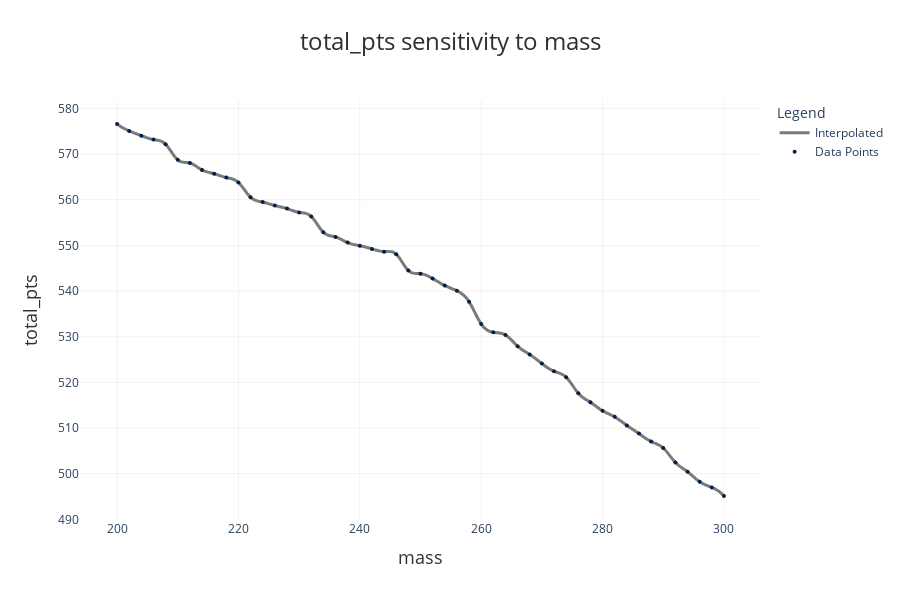

Notebook cell for this chart:
### Markdown cell above
Calling .sweep() on the Sweeper class object returns a SweepResults object. We can produce graphs with this SweepResults object. By default, the y-variable in the graph is the total number of points earned in a competition. Optionally, we can also choose to graph other y-variables such as event times and event points by passing arguments like y_var="accel_pts" (indicating Accel event points) or y_var="endurance_t" (indicating time taken to complete Endurance event).

### Code cell
mass_results.plot()

### Figure 1 — Plotly figure (JSON) as saved in the notebook; plotly's stock layout.template omitted (floating-point values rounded to 4 significant figures; data arrays with more than 128 entries replaced by an {"elided": "..."} marker saying what was removed)
{"data": [{"hovertemplate": "mass: %{x}<br>total_pts: %{y:.2f}<extra></extra>", "line": {"color": "#7B7B78", "shape": "spline", "width": 3}, "mode": "lines", "name": "Interpolated", "type": "scatter", "x": {"elided": "255 float values"}, "y": {"elided": "255 float values"}}, {"hoverinfo": "none", "marker": {"color": "#00204D", "size": 4}, "mode": "markers", "name": "Data Points", "type": "scatter", "x": [200.0, 202.0, 204.0, 206.0, 208.0, 210.0, 212.0, 214.0, 216.0, 218.0, 220.0, 222.0, 224.0, 226.0, 228.0, 230.0, 232.0, 234.0, 236.0, 238.0, 240.0, 242.0, 244.0, 246.0, 248.0, 250.0, 252.0, 254.0, 256.0, 258.0, 260.0, 262.0, 264.0, 266.0, 268.0, 270.0, 272.0, 274.0, 276.0, 278.0, 280.0, 282.0, 284.0, 286.0, 288.0, 290.0, 292.0, 294.0, 296.0, 298.0, 300.0], "y": [576.6, 575.1, 574.0, 573.2, 572.1, 568.7, 568.0, 566.5, 565.7, 564.9, 563.8, 560.5, 559.5, 558.7, 558.1, 557.2, 556.3, 552.9, 551.8, 550.6, 549.9, 549.2, 548.6, 548.1, 544.5, 543.8, 542.7, 541.2, 540.1, 537.7, 532.8, 531.0, 530.4, 527.9, 526.1, 524.1, 522.4, 521.1, 517.6, 515.6, 513.8, 512.4, 510.6, 508.8, 507.0, 505.6, 502.5, 500.4, 498.2, 497.0, 495.1]}], "layout": {"height": 600, "hovermode": "closest", "legend": {"title": {"text": "Legend"}}, "margin": {"b": 80, "l": 80, "r": 80, "t": 100}, "plot_bgcolor": "white", "showlegend": true, "title": {"font": {"color": "#303030", "size": 24}, "text": "total_pts sensitivity to mass", "x": 0.5, "xanchor": "center"}, "width": 900, "xaxis": {"gridcolor": "rgba(211, 211, 211, 0.3)", "gridwidth": 1, "showgrid": true, "title": {"font": {"color": "#303030", "size": 18}, "text": "mass"}, "zeroline": true, "zerolinecolor": "rgba(211, 211, 211, 0.8)", "zerolinewidth": 2}, "yaxis": {"gridcolor": "rgba(211, 211, 211, 0.3)", "gridwidth": 1, "showgrid": true, "title": {"font": {"color": "#303030", "size": 18}, "text": "total_pts"}, "zeroline": true, "zerolinecolor": "rgba(211, 211, 211, 0.8)", "zerolinewidth": 2}}}
